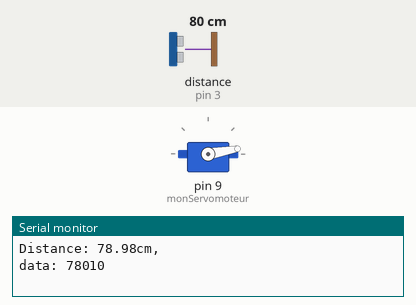
Recording of a sketch running on a simulated Arduino Uno, built with avr-gcc and run on an emulated ATmega328P. On the bench: servo, the last lines printed to the serial monitor. Wiring (inferred from the names in the program): ultrasonic range finder: trigger pin 2; echo pin 3. The test bench sets the inputs (shaded band); at power-on: distance to the obstacle (sensor on pin 3) 80 cm. The echo pulse lasts 58.3 µs per cm; no radio packets arrive unless stated.

Above: at 0.1 s.
At 5.9 s:
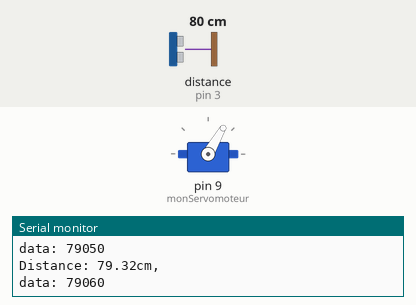
6.0 s: distance to the obstacle (sensor on pin 3) set to 120 cm
At 7.4 s:
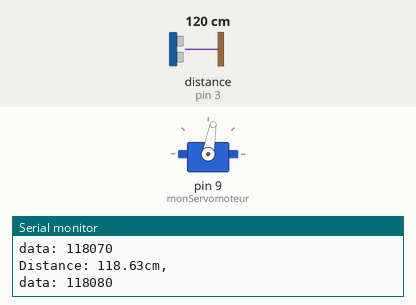
Timing chart, 0 to 24.3 s (numbered marks = the images above; inputs shaded):
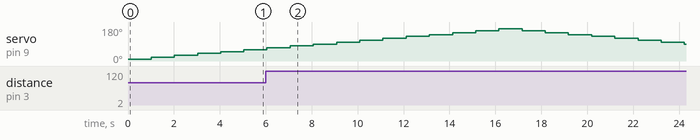

Measured:
- by itself, servo on pin 9 (monServomoteur): rises from 60° to 170° in 10.1 s, then falls to 90° in 8.1 s

The sketch:

sonar_servo.ino
```cpp
// Receiver part use servo SG90 and nRF24L01 as receiver/transmitter
// include the library code:
#include <Servo.h>
#include <SPI.h>
#include <nRF24L01.h>
#include <RF24.h>
RF24 radio(7, 8); // CE vert, CSN violet
Servo monServomoteur;
// SPI pins
//13 SCK 13 gris
//11 MOSI
//12 MISO
// CE,CSN/SCK/MISO/MOSI 5V tolerant

// setup values
// for radio
const byte address[6] = "00001"; // channel transmitter, must be same than receiver
int timeprocess = 1000; // time to process images at receiver side in ms
// for sonar
/* Constantes pour les broches */
const byte TRIGGER_PIN = 2; // Broche TRIGGER
const byte ECHO_PIN = 3;    // Broche ECHO

/* Constantes pour le timeout */
const unsigned long MEASURE_TIMEOUT = 25000UL; // 25ms = ~8m Ã  340m/s
/* Vitesse du son dans l'air en mm/us */
const float SOUND_SPEED = 340.0 / 1000;
// for servo
int minAngle = 10; // minimum angle of sonar
int maxAngle = 170; // maximum angle of sonar, must be below 180
int deltaAngle = 10 ;// define the step for servo in degrees

// internal variables
float distance_mm;
long measure;
long Variable1;  // Create a variable to have something dynamic to show on the display

/** Fonction setup() */

void caldistance(void) {
  // 1. Lance une mesure de distance en envoyant une impulsion HIGH de 10Âµs sur la broche TRIGGER
  digitalWrite(TRIGGER_PIN, HIGH);
  delayMicroseconds(10);
  digitalWrite(TRIGGER_PIN, LOW);

  // Mesure le temps entre l'envoi de l'impulsion ultrasonique et son Ã©cho (si il existe)
  measure = pulseIn(ECHO_PIN, HIGH, MEASURE_TIMEOUT);

  //. Calcul la distance Ã  partir du temps mesurÃ©
  distance_mm = measure / 2.0 * SOUND_SPEED;
  Variable1 = distance_mm / 10.0;

  // Affiche les rÃ©sultats en mm, cm et m
  Serial.print(F("Distance: "));
  //  Serial.print(distance_mm);
  // Serial.print(F("mm ("));
  Serial.print(distance_mm / 10.0, 2);
  Serial.println(F("cm, "));
  //Serial.print(distance_mm / 1000.0, 2);
  //Serial.println(F("m)"));

}
void setup() {
  radio.begin();
  radio.openWritingPipe(address); // start radio as transmitter
  radio.setPALevel(RF24_PA_MIN); // min power
  radio.stopListening();

  monServomoteur.attach(9);
  /* Initialise le port sÃ©rie */
  Serial.begin(9600);

  /* Initialise les broches */
  pinMode(TRIGGER_PIN, OUTPUT);
  digitalWrite(TRIGGER_PIN, LOW); // La broche TRIGGER doit Ãªtre Ã  LOW au repos
  pinMode(ECHO_PIN, INPUT);
}

/** Fonction loop() */
void loop() {
  // increase angles
  for (int position = minAngle; position < maxAngle; position = position + deltaAngle) {
    monServomoteur.write(position); // position servo
    caldistance(); // calculate distance
    // create data to be sent
    // distance = 3 left digits in cm
    // angle = 3 right digits in degrees
    Variable1 = (1000 * Variable1 ) + position;

        Serial.print("data: ");
        Serial.println(Variable1);

    radio.write(&Variable1, sizeof(Variable1)); // send data
    delay(timeprocess); // wait before sending new data, depends on speed of receiver display
  }

  // decrease angle
  for (int position = maxAngle; position > minAngle; position = position - deltaAngle) {
    monServomoteur.write(position);
    caldistance();
    Variable1 = 1000 * Variable1 + position;
    /*
          Serial.print("data: ");
          Serial.println(Variable1);
    */
    radio.write(&Variable1, sizeof(Variable1));
    delay(timeprocess);
  }
}
```
